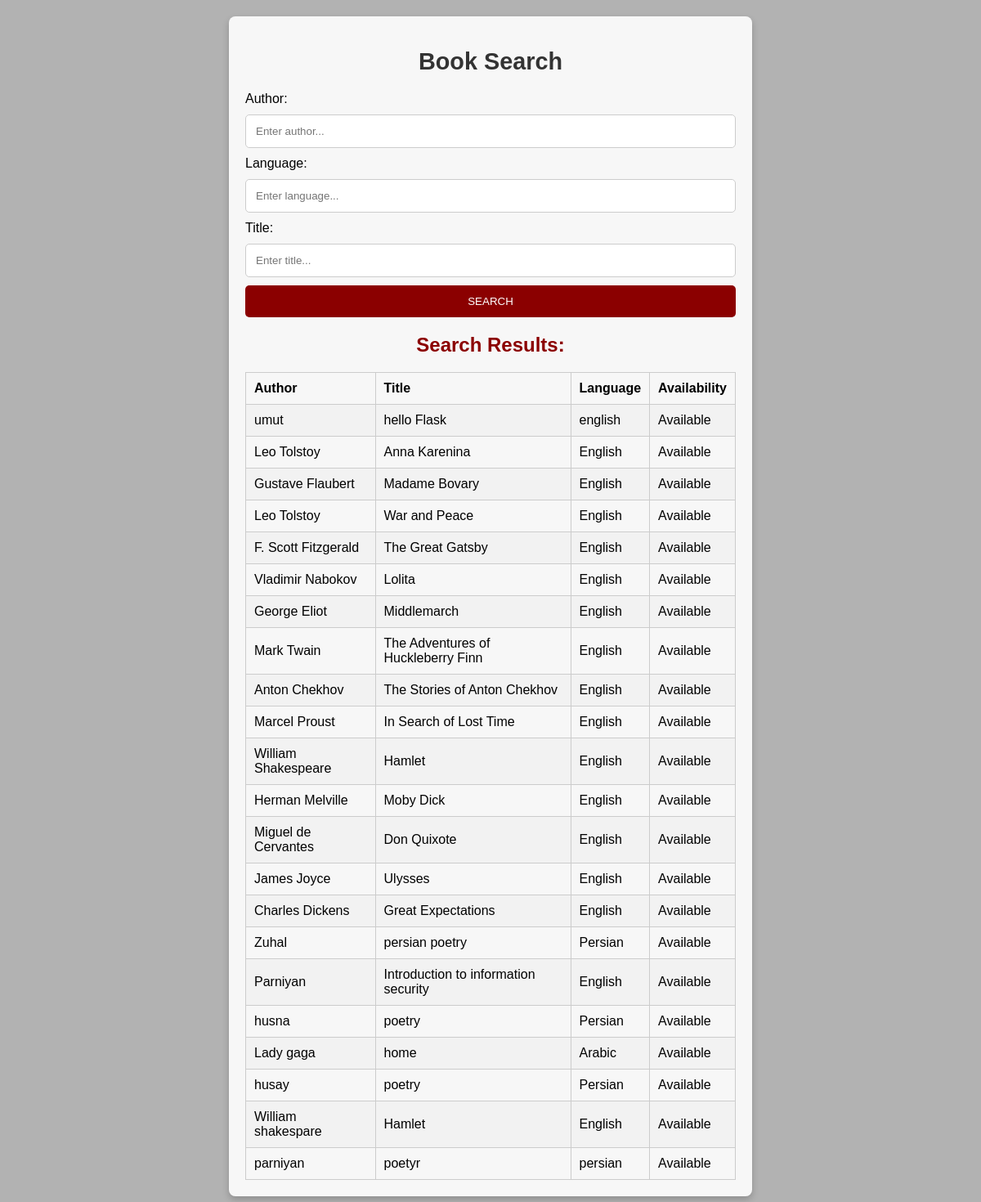
/searchbooks, run on the app's committed database.
### app.py (models this page shows)
class Books(db.Model):
    id = db.Column(db.Integer, primary_key=True)
    author = db.Column(db.String(80), nullable=False)
    language = db.Column(db.String(80), nullable=False)
    title = db.Column(db.String(80), nullable=False)

### app.py (the view)
@app.route('/searchbooks', methods=['GET'])
def search_books():
    author = request.args.get('author')
    language = request.args.get('language')
    title = request.args.get('title')
    query = Books.query
    if author:
        query = query.filter(Books.author.ilike(f'%{author}%'))
    if language:
        query = query.filter(Books.language.ilike(f'%{language}%'))
    if title:
        query = query.filter(Books.title.ilike(f'%{title}%'))
    results = query.all()
    return render_template('search_results.html', results=results)

### templates/search_results.html (shortened to what this page needs)
<!DOCTYPE html>
<html>
<head>
</head>
<body>
    <main class="container">
        <h1>Book Search</h1>
        <form action="/searchbooks" method="get">
            <label for="author">Author:</label>
            <input type="text" name="author" id="author" placeholder="Enter author..." aria-label="Enter author's name">
            <label for="language">Language:</label>
            <input type="text" name="language" id="language" placeholder="Enter language..." aria-label="Enter book's language">
            <label for="title">Title:</label>
            <input type="text" name="title" id="title" placeholder="Enter title..." aria-label="Enter book's title">
            <button type="submit">Search</button>
        </form>
        <h2>Search Results:</h2>
        {% if results %}
        <table>
            <tr>
                <th>Author</th>
                <th>Title</th>
                <th>Language</th>
                <th>Availability</th>
            </tr>
            {% for book in results %}
            <tr>
                <td>{{ book.author }}</td>
                <td>{{ book.title }}</td>
                <td>{{ book.language }}</td>
                <td>
                    {% if book.is_checked_out %}
                        Checked out (Due date: {{ book.due_date }})
                    {% else %}
                        Available
                    {% endif %}
                </td>
            </tr>
            {% endfor %}
        </table>
        {% else %}
            <p>No results found for your search.</p>
        {% endif %}
    </main>
</body>
</html>

### templates/search_results.html (style rules this page uses)
body { display: flex; justify-content: center; align-items: center; margin: 0; padding: 0; font-family: Arial, sans-serif; background-size: cover; background-position: center; background-color: rgba(0, 0, 0, 0.3); min-height: 100vh; overflow: auto; }
html { height: auto; overflow: auto; }
.container { width: 50%; padding: 20px; min-height: 80vh; margin: 20px 0; border-radius: 8px; background-color: rgba(255, 255, 255, 0.9); overflow-y: auto; box-shadow: 0 4px 8px rgba(0, 0, 0, 0.2); }
form { display: flex; flex-direction: column; gap: 10px; }
input[type="text"], button[type="submit"] { width: 100%; padding: 12px; border-radius: 5px; box-sizing: border-box; border: 1px solid #ccc; }
button[type="submit"] { background-color: darkred; color: white; border: none; cursor: pointer; transition: background-color 0.3s; text-transform: uppercase; }
h1 { text-align: center; color: #333; font-size: 1.8rem; }
h2 { margin-top: 20px; color: darkred; text-align: center; }
table { width: 100%; border-collapse: collapse; margin-top: 10px; }
th, td { padding: 10px; border: 1px solid #ccc; text-align: left; }
tr:nth-child(even) { background-color: #f2f2f2; }

### data on the page
Books: author "umut", title "hello Flask", language "english"
Books: author "Leo Tolstoy", title "Anna Karenina", language "English"
Books: author "Gustave Flaubert", title "Madame Bovary", language "English"
Books: author "Leo Tolstoy", title "War and Peace", language "English"
Books: author "F. Scott Fitzgerald", title "The Great Gatsby", language "English"
Books: author "Vladimir Nabokov", title "Lolita", language "English"
Books: author "George Eliot", title "Middlemarch", language "English"
Books: author "Mark Twain", title "The Adventures of Huckleberry Finn", language "English"
Books: author "Anton Chekhov", title "The Stories of Anton Chekhov", language "English"
Books: author "Marcel Proust", title "In Search of Lost Time", language "English"
Books: author "William Shakespeare", title "Hamlet", language "English"
Books: author "Herman Melville", title "Moby Dick", language "English"
Books: author "Miguel de Cervantes", title "Don Quixote", language "English"
Books: author "James Joyce", title "Ulysses", language "English"
Books: author "Charles Dickens", title "Great Expectations", language "English"
Books: author "Zuhal", title "persian poetry", language "Persian"
Books: author "Parniyan", title "Introduction to information security", language "English"
Books: author "husna", title "poetry", language "Persian"
Books: author "Lady gaga", title "home", language "Arabic"
Books: author "husay", title "poetry", language "Persian"
Books: author "William shakespare", title "Hamlet", language "English"
Books: author "parniyan", title "poetyr", language "persian"
